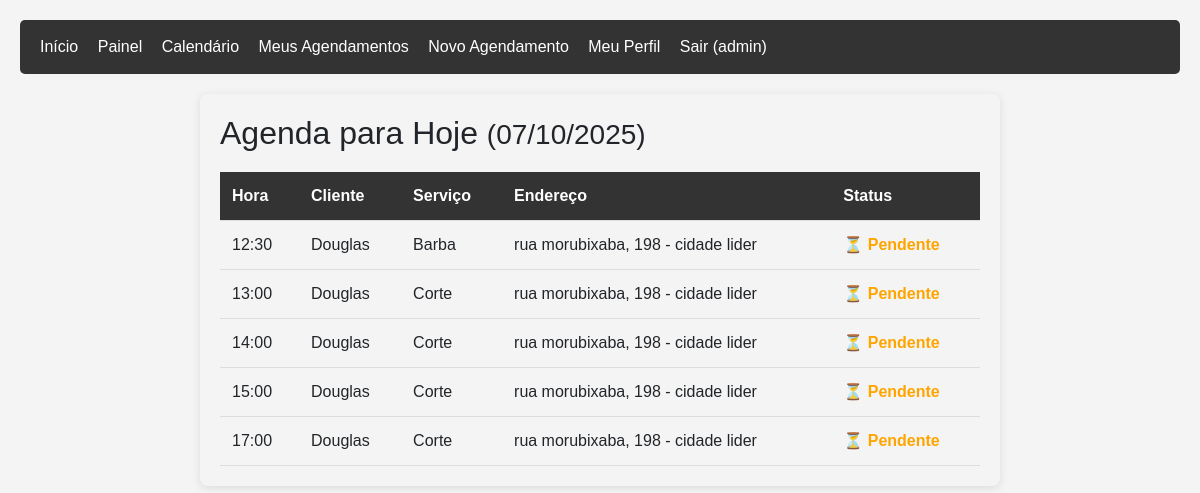
Screenshot of /painel/ (signed in) with the database file from the repository.
### agendamentos/models.py (models this page shows, shortened)
class Agendamento(models.Model):
    STATUS_CHOICES = [
        ('pendente', 'Pendente'),
        ('confirmado', 'Confirmado'),
        ('concluido', 'Concluído'),
        ('cancelado', 'Cancelado'),
    ]
    cliente = models.ForeignKey(User, on_delete=models.CASCADE, related_name='agendamentos')
    servico = models.ForeignKey(Servico, on_delete=models.PROTECT)
    data = models.DateField()
    hora = models.TimeField()
    status = models.CharField(max_length=15, choices=STATUS_CHOICES, default='pendente')
    observacoes = models.TextField(blank=True, null=True)
    criado_em = models.DateTimeField(auto_now_add=True)
    class Meta:
        ordering = ['-data', '-hora']

class Servico(models.Model):
    nome = models.CharField(max_length=100)
    descricao = models.TextField()
    duracao = models.IntegerField(help_text="Duração em minutos")
    preco = models.DecimalField(max_digits=6, decimal_places=2)
    ativo = models.BooleanField(default=True)
    class Meta:
        verbose_name_plural = "Serviços"

class PerfilCliente(models.Model):
    user = models.OneToOneField(User, on_delete=models.CASCADE, related_name='perfil')
    telefone = models.CharField(max_length=15)
    cep = models.CharField(max_length=9)
    rua = models.CharField(max_length=200)
    numero = models.CharField(max_length=10)
    complemento = models.CharField(max_length=100, blank=True, null=True)
    bairro = models.CharField(max_length=100)
    cidade = models.CharField(max_length=100)
    estado = models.CharField(max_length=2)

### agendamentos/views.py (the view)
# urls.py: path('painel/', views.painel_barbeiro, name='painel_barbeiro'),
@staff_member_required(login_url='login')
def painel_barbeiro(request):
    hoje = date.today()
    agendamentos_de_hoje = Agendamento.objects.filter(
        data=hoje,
        status__in=['pendente', 'confirmado']
    ).order_by('hora')
    context = {
        'agendamentos': agendamentos_de_hoje,
        'hoje': hoje,
    }
    return render(request, 'agendamentos/painel_barbeiro.html', context)

### agendamentos/templates/agendamentos/painel_barbeiro.html (shortened to what this page needs)
{% extends 'agendamentos/base.html' %}
{% block content %}
<h2>Agenda para Hoje <small>({{ hoje|date:"d/m/Y" }})</small></h2>
{% if agendamentos %}
    <table class="appointments-table">
        <thead>
            <tr>
                <th>Hora</th>
                <th>Cliente</th>
                <th>Serviço</th>
                <th>Endereço</th>
                <th>Status</th>
            </tr>
        </thead>
        <tbody>
            {% for agendamento in agendamentos %}
            <tr>
                <td>{{ agendamento.hora|time:"H:i" }}</td>
                <td>{{ agendamento.cliente.first_name }}</td>
                <td>{{ agendamento.servico.nome }}</td>
                <td>{{ agendamento.cliente.perfil.rua }}, {{ agendamento.cliente.perfil.numero }} - {{ agendamento.cliente.perfil.bairro }}</td>
                <td>
                    {% if agendamento.status == 'pendente' %}
                        <span class="status-pendente">⏳ Pendente</span>
                    {% elif agendamento.status == 'confirmado' %}
                        <span class="status-confirmado">✅ Confirmado</span>
                    {% endif %}
                </td>
            </tr>
            {% endfor %}
        </tbody>
    </table>
{% else %}
    <div class="no-appointments">
        <p>Nenhum agendamento para hoje ainda.</p>
    </div>
{% endif %}
{% endblock %}

### agendamentos/templates/agendamentos/base.html (shortened to what this page needs)
{% load static %}
<!DOCTYPE html>
<html lang="pt-BR">
<head>
    <link href="https://cdn.jsdelivr.net/npm/bootstrap@5.3.0/dist/css/bootstrap.min.css" rel="stylesheet">
    <link rel="stylesheet" href="{% static 'agendamentos/style.css' %}">
</head>
<body>
    <nav>
        <a href="{% url 'home' %}">Início</a>
        {% if user.is_authenticated %}
            {% if user.is_staff %}
                <a href="{% url 'painel_barbeiro' %}">Painel</a>
                <a href="{% url 'calendario' %}">Calendário</a>
            {% endif %}
            <a href="{% url 'meus_agendamentos' %}">Meus Agendamentos</a>
            <a href="{% url 'agendar' %}">Novo Agendamento</a>
            <a href="{% url 'meu_perfil' %}">Meu Perfil</a>
            <form class="logout-form" action="{% url 'logout' %}" method="post">
                <button type="submit">Sair ({{ user.username }})</button>
            </form>
        {% else %}
            <a href="{% url 'registro' %}">Cadastrar</a>
            <a href="{% url 'login' %}">Entrar</a>
        {% endif %}
    </nav>
    <div class="{% block container_class %}container{% endblock %}">
        {% block content %}{% endblock %}
    </div>
    </body>
</html>

### agendamentos/static/agendamentos/style.css (style rules this page uses)
body { font-family: Arial, sans-serif; margin: 0; padding: 20px; background-color: #f4f4f4; }
.container { max-width: 800px; margin: 0 auto; background: transparent; padding: 20px; border-radius: 8px; box-shadow: 0 2px 10px rgba(0,0,0,0.1); }
nav { background: #333; padding: 10px 20px; margin-bottom: 20px; border-radius: 5px; }
nav a, nav button { color: white; text-decoration: none; margin-right: 15px; background: none; border: none; cursor: pointer; font-size: 16px; padding: 5px 0; }
.logout-form { display: inline; }
button, input[type="submit"] { background: #333; color: white; padding: 10px 20px; border: none; border-radius: 5px; cursor: pointer; transition: background-color 0.2s ease-in-out; }
.appointments-table { width: 100%; border-collapse: collapse; margin-top: 20px; }
.appointments-table thead tr { background-color: #333; color: white; }
.appointments-table th, .appointments-table td { padding: 12px; text-align: left; border-bottom: 1px solid #ddd; }
.status-pendente { color: orange; font-weight: bold; }

### rows the page displays
Agendamento: hora "12:30", cliente.first_name "Douglas", servico.nome "Barba", cliente.perfil.rua "rua morubixaba", cliente.perfil.numero "198", cliente.perfil.bairro "cidade lider", status "⏳ Pendente"
Agendamento: hora "13:00", cliente.first_name "Douglas", servico.nome "Corte", cliente.perfil.rua "rua morubixaba", cliente.perfil.numero "198", cliente.perfil.bairro "cidade lider", status "⏳ Pendente"
Agendamento: hora "14:00", cliente.first_name "Douglas", servico.nome "Corte", cliente.perfil.rua "rua morubixaba", cliente.perfil.numero "198", cliente.perfil.bairro "cidade lider", status "⏳ Pendente"
Agendamento: hora "15:00", cliente.first_name "Douglas", servico.nome "Corte", cliente.perfil.rua "rua morubixaba", cliente.perfil.numero "198", cliente.perfil.bairro "cidade lider", status "⏳ Pendente"
Agendamento: hora "17:00", cliente.first_name "Douglas", servico.nome "Corte", cliente.perfil.rua "rua morubixaba", cliente.perfil.numero "198", cliente.perfil.bairro "cidade lider", status "⏳ Pendente"

### other values shown
{{ user.username }} "admin"
